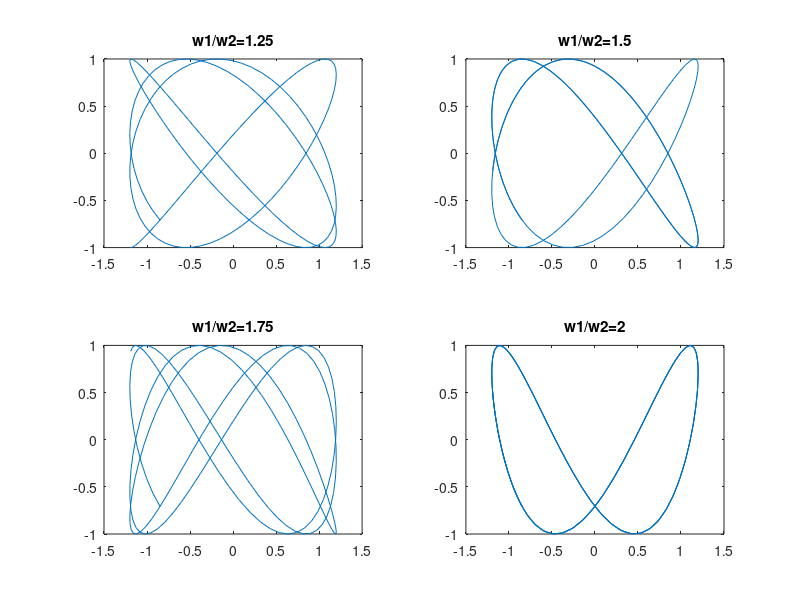

MATLAB code to generate this figure:
a1=1.2; a2=1.0; w2=1.0; f2 = 5*pi/4; f1 = 3*pi/4; %дополнительно задалим начальные фазы f1, f2
t=0:0.1:19.5; 
x=a1*cos(w2*t + f1);
w1=1.25:0.25:2.0; 
for k=1:4
    y=a2*cos(w1(k)*t + f2); 
    s=['w1/w2=' num2str(w1(k))]; 
    subplot(2,2,k); plot(x,y); title(s);
end; 


